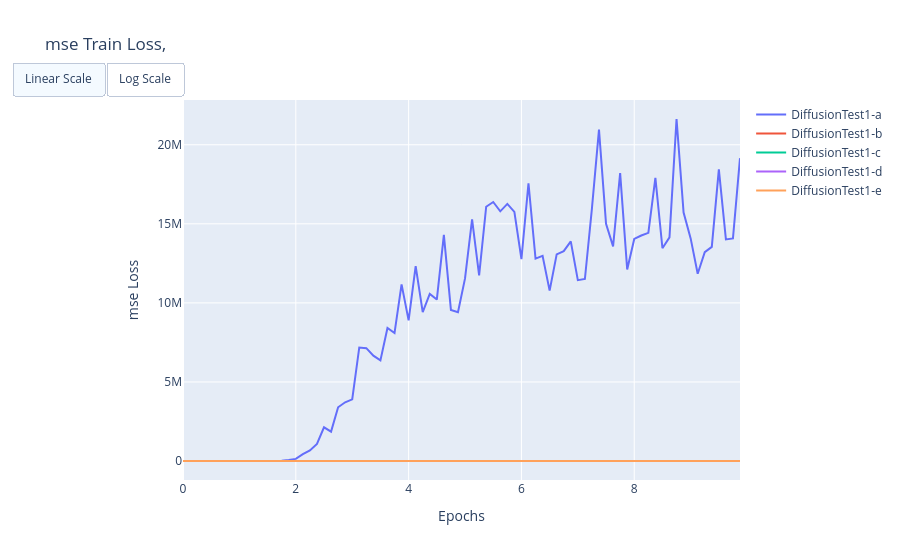

Source (notebook cell):
### Code cell
evals.plot_loss(runs['diff'], 'mse', phase='train')
